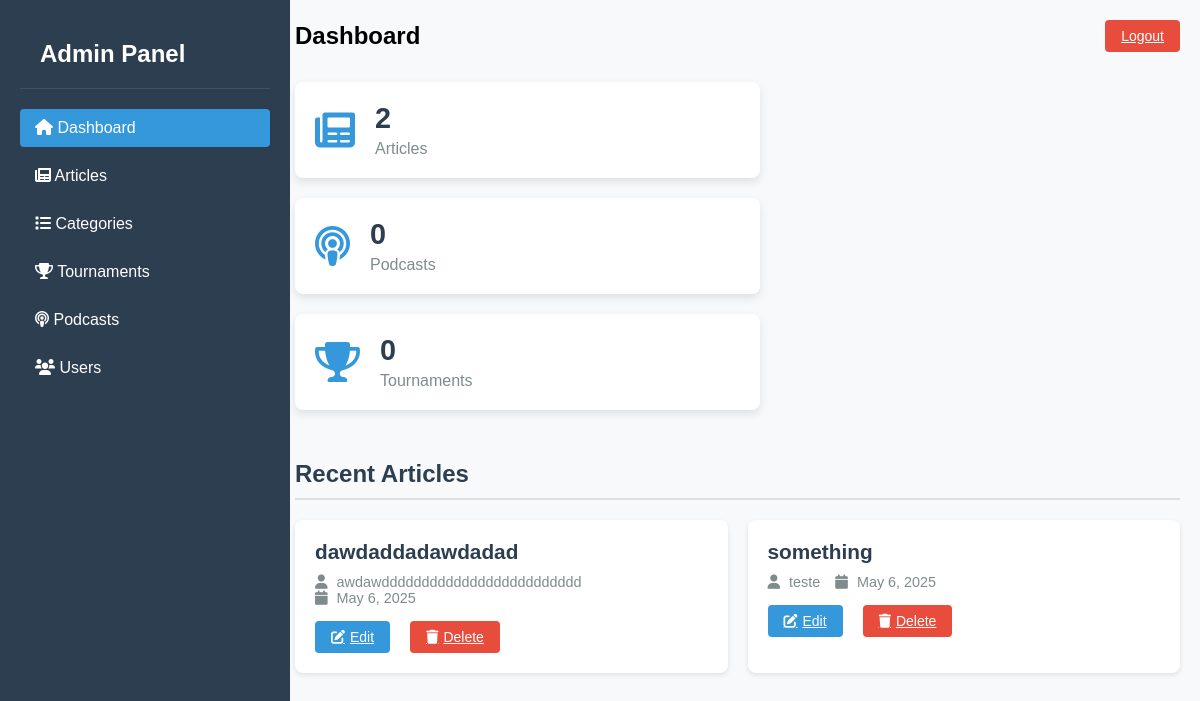
/admin/dashboard.php (signed in), run on an earlier commit of the app's database.
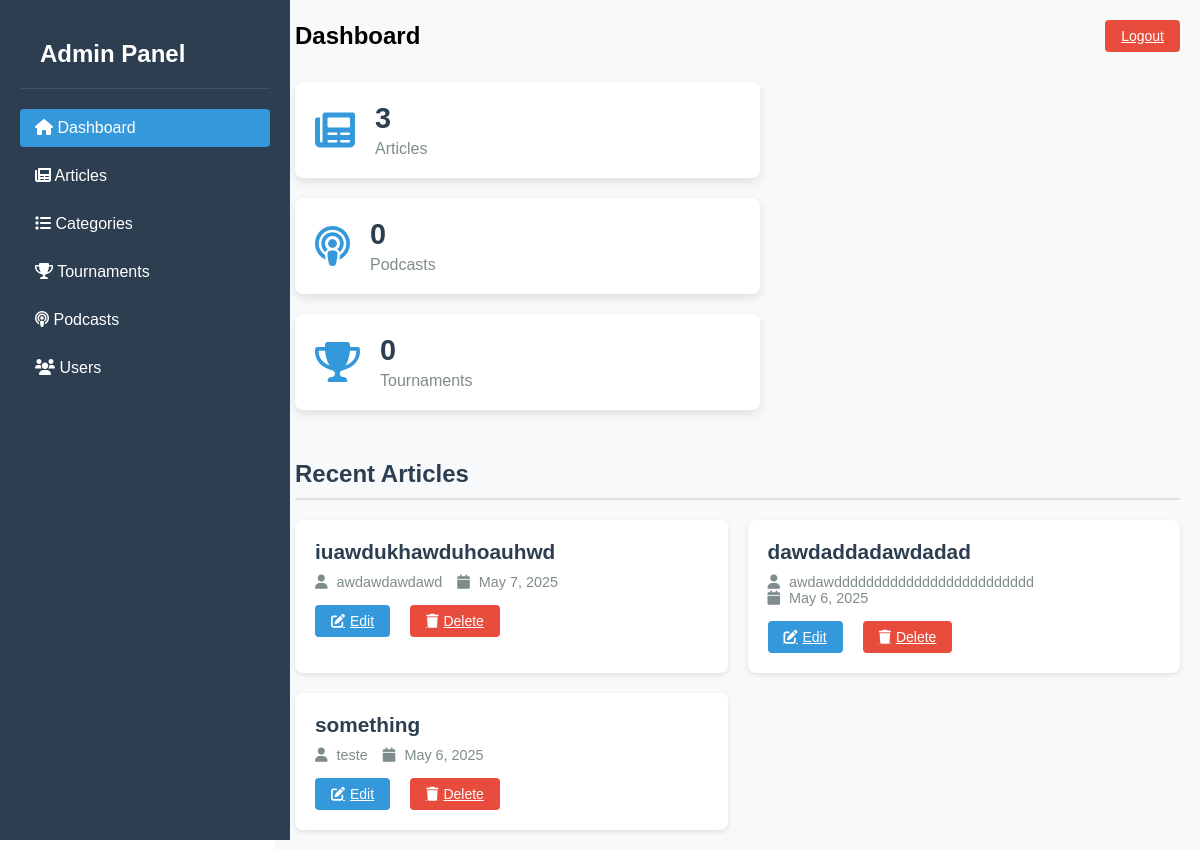
And on a later commit of the database.
### tables this page shows
CREATE TABLE `articles` (
  `id` int NOT NULL,
  `title` varchar(255) NOT NULL,
  `content` text NOT NULL,
  `author` varchar(100) NOT NULL,
  `created_at` timestamp NULL DEFAULT CURRENT_TIMESTAMP,
  `Category` int NOT NULL
);

### config/config.php (called while the page is built, shortened)
<?php
function getDatabaseConnection() {
    try {
        $pdo = new PDO(
            "mysql:host=" . DB_HOST,
            DB_USER,
            DB_PASS,
            [PDO::ATTR_ERRMODE => PDO::ERRMODE_EXCEPTION]
        );
        $pdo->setAttribute(PDO::ATTR_DEFAULT_FETCH_MODE, PDO::FETCH_ASSOC);
        $pdo->exec("CREATE DATABASE IF NOT EXISTS " . DB_NAME);
        $pdo->exec("USE " . DB_NAME);
        $pdo->exec("CREATE TABLE IF NOT EXISTS users (
            id INT PRIMARY KEY AUTO_INCREMENT,
            username VARCHAR(50) NOT NULL UNIQUE,
            email VARCHAR(100) NOT NULL UNIQUE,
            password VARCHAR(255) NOT NULL,
            salt VARCHAR(64) NOT NULL,
            role ENUM('admin', 'user') DEFAULT 'user',
            created_at TIMESTAMP DEFAULT CURRENT_TIMESTAMP
        )");
        $pdo->exec("CREATE TABLE IF NOT EXISTS articles (
            id INT PRIMARY KEY AUTO_INCREMENT,
            title VARCHAR(255) NOT NULL,
            content TEXT NOT NULL,
            author VARCHAR(100) NOT NULL,
            created_at TIMESTAMP DEFAULT CURRENT_TIMESTAMP
        )");
        $pdo->exec("CREATE TABLE IF NOT EXISTS podcasts (
            id INT PRIMARY KEY AUTO_INCREMENT,
            title VARCHAR(255) NOT NULL,
            description TEXT NOT NULL,
            youtube_link VARCHAR(255) NOT NULL,
            created_at TIMESTAMP DEFAULT CURRENT_TIMESTAMP
        )");
        $pdo->exec("CREATE TABLE IF NOT EXISTS tournaments (
            id INT PRIMARY KEY AUTO_INCREMENT,
            title VARCHAR(255) NOT NULL,
            description TEXT NOT NULL,
            event_date DATE NOT NULL,
            location VARCHAR(255) NOT NULL,
            prize VARCHAR(100) NOT NULL,
            entry_fee DECIMAL(10,2) NOT NULL,
            registration_link VARCHAR(255) NOT NULL,
            created_at TIMESTAMP DEFAULT CURRENT_TIMESTAMP
        )");
        return $pdo;
    } catch(PDOException $e) {
        die("Falha na configuração da base de dados: " . $e->getMessage());
    }
}
function executeQuery($query, $params = []) {
    try {
        $pdo = getPDO();
        $sanitized_params = array_map(function($param) {
            if (is_string($param)) {
                $param = preg_replace('/[\\x00-\\x1F\\x7F\\x80-\\x9F]/', '', $param);
                $param = preg_replace('/--|;|#|\\/\\*|\\*|\\//', '', $param);
            }
            return $param;
        }, $params);
        $stmt = $pdo->prepare($query);
        $stmt->execute($sanitized_params);
        if (preg_match('/^(?:INSERT|UPDATE|DELETE)/i', $query)) {
            return [
                'success' => true,
                'affected_rows' => $stmt->rowCount(),
                'last_insert_id' => $pdo->lastInsertId()
            ];
        } else {
            return [
                'success' => true,
                'results' => $stmt->fetchAll(PDO::FETCH_ASSOC)
            ];
        }
    } catch (PDOException $e) {
        return [
            'success' => false,
            'error' => 'Erro de base de dados: ' . $e->getMessage()
        ];
    }
}
function getPDO() {
    static $pdo = null;
    if ($pdo === null) {
        $pdo = getDatabaseConnection();
    }
    return $pdo;
}
?>

### Controllers/ArticleController.php (called while the page is built, shortened)
<?php
require_once '../config/config.php';
class ArticleController {
    public function getAll() {
        try {
            $result = executeQuery("SELECT * FROM articles ORDER BY created_at DESC");
            if ($result['success']) {
                return $result['results'];
            }
            throw new Exception($result['error']);
        } catch (Exception $e) {
            throw new Exception("Error fetching articles: " . $e->getMessage());
        }
    }
    public function getTotalArticles() {
        try {
            $result = executeQuery("SELECT COUNT(*) as total FROM articles");
            if ($result['success']) {
                return $result['results'][0]['total'];
            }
            throw new Exception($result['error']);
        } catch (Exception $e) {
            throw new Exception("Error getting total articles: " . $e->getMessage());
        }
    }
}

### Controllers/PodcastController.php (called while the page is built, shortened)
<?php
class PodcastController {
    private $pdo;
    public function __construct($pdo) {
        $this->pdo = $pdo;
    }
    public function getTotalPodcasts() {
        try {
            $stmt = $this->pdo->prepare("SELECT COUNT(*) FROM podcasts");
            $stmt->execute();
            return $stmt->fetchColumn();
        } catch (PDOException $e) {
            throw new Exception("Error counting podcasts: " . $e->getMessage());
        }
    }
}

### Controllers/TournamentController.php (called while the page is built, shortened)
<?php
class TournamentController {
    private $pdo;
    public function __construct($pdo) {
        $this->pdo = $pdo;
    }
    public function getTotalTournaments() {
        try {
            $stmt = $this->pdo->prepare("SELECT COUNT(*) FROM tournaments");
            $stmt->execute();
            return $stmt->fetchColumn();
        } catch (PDOException $e) {
            throw new Exception("Error counting tournaments: " . $e->getMessage());
        }
    }
}

### admin/dashboard.php (the view, shortened to what this page needs)
<?php
require_once __DIR__ . '/../Controllers/ArticleController.php';
require_once __DIR__ . '/../Controllers/TournamentController.php';
require_once __DIR__ . '/../Controllers/PodcastController.php';
$articleController = new ArticleController(getPDO());
$podcastController = new PodcastController(getPDO());
$tournamentController = new TournamentController(getPDO());
$articleCount = $articleController->getTotalArticles();
$podcastCount = $podcastController->getTotalPodcasts();
$tournamentCount = $tournamentController->getTotalTournaments();
?>
<?php require_once 'includes/header.php'; ?>
<div class="content-header">
    <h2>Dashboard</h2>
    <div class="actions">
        <a href="logout.php" class="btn btn-danger">Logout</a>
    </div>
</div>
<div class="dashboard-stats">
    <div class="stat-card">
        <i class="fas fa-newspaper stat-icon"></i>
        <div class="stat-details">
            <h3><?php echo $articleCount; ?></h3>
            <p>Articles</p>
        </div>
    </div>
    <div class="stat-card">
        <i class="fas fa-podcast stat-icon"></i>
        <div class="stat-details">
            <h3><?php echo $podcastCount; ?></h3>
            <p>Podcasts</p>
        </div>
    </div>
    <div class="stat-card">
        <i class="fas fa-trophy stat-icon"></i>
        <div class="stat-details">
            <h3><?php echo $tournamentCount; ?></h3>
            <p>Tournaments</p>
        </div>
    </div>
</div>
<?php
try {
    $articles = $articleController->getAll();
    if ($articles) {
        echo '<h2 class="section-title">Recent Articles</h2>';
        echo '<div class="article-cards">';
        foreach ($articles as $article) {
            echo '<div class="article-card">';
            echo '<h3>' . htmlspecialchars($article['title']) . '</h3>';
            echo '<div class="article-meta">';
            echo '<span><i class="fas fa-user"></i> ' . htmlspecialchars($article['author']) . '</span>';
            echo '<span><i class="fas fa-calendar"></i> ' . date('F j, Y', strtotime($article['created_at'])) . '</span>';
            echo '</div>';
            echo '<div class="article-actions">';
            echo '<a href="edit-article.php?id=' . $article['id'] . '" class="btn btn-primary"><i class="fas fa-edit"></i> Edit</a>';
            echo '<a href="delete-article.php?id=' . $article['id'] . '" class="btn btn-danger" onclick="return confirm(\'Are you sure you want to delete this article?\')">';
            echo '<i class="fas fa-trash"></i> Delete</a>';
            echo '</div>';
            echo '</div>';
        }
        echo '</div>';
    }
} catch (Exception $e) {
    echo '<div class="alert error">Error fetching articles: ' . $e->getMessage() . '</div>';
}
?>
</body>
</html>

### admin/includes/header.php (shortened to what this page needs)
<?php
$current_page = basename($_SERVER['PHP_SELF']);
?>
<!DOCTYPE html>
<html lang="en">
<head>
    <link rel="stylesheet" href="https://cdnjs.cloudflare.com/ajax/libs/font-awesome/6.0.0/css/all.min.css">
</head>
<body>
    <div class="sidebar">
        <div class="sidebar-header">
            <h1>Admin Panel</h1>
        </div>
        <div class="sidebar-content">
            <ul class="sidebar-menu">
                <li>
                    <a href="dashboard.php" class="<?php echo $current_page === 'dashboard.php' ? 'active' : ''; ?>">
                        <i class="fas fa-home"></i> Dashboard
                    </a>
                </li>
                <li>
                    <a href="articles.php" class="<?php echo $current_page === 'articles.php' ? 'active' : ''; ?>">
                        <i class="fas fa-newspaper"></i> Articles
                    </a>
                </li>
                <li>
                    <a href="categories.php" class="<?php echo $current_page === 'categories.php' ? 'active' : ''; ?>">
                        <i class="fas fa-list"></i> Categories
                    </a>
                </li>
                <li>
                    <a href="tournaments.php" class="<?php echo $current_page === 'tournaments.php' ? 'active' : ''; ?>">
                        <i class="fas fa-trophy"></i> Tournaments
                    </a>
                </li>
                <li>
                    <a href="podcasts.php" class="<?php echo $current_page === 'podcasts.php' ? 'active' : ''; ?>">
                        <i class="fas fa-podcast"></i> Podcasts
                    </a>
                </li>
                <li>
                    <a href="users.php" class="<?php echo $current_page === 'users.php' ? 'active' : ''; ?>">
                        <i class="fas fa-users"></i> Users
                    </a>
                </li>
            </ul>
        </div>
    </div>
    <div class="main-content">

### admin/includes/header.php (style rules this page uses)
body { font-family: 'Source Sans Pro', sans-serif; margin: 0; padding: 0; display: flex; min-height: 100vh; }
.sidebar { width: 250px; background: #2c3e50; color: white; padding: 20px; position: fixed; height: 100vh; top: 0; left: 0; z-index: 1000; }
.sidebar-header { padding: 20px; border-bottom: 1px solid rgba(255,255,255,0.1); margin-bottom: 20px; }
.sidebar-header h1 { font-size: 24px; margin: 0; }
.sidebar-menu { list-style: none; padding: 0; }
.sidebar-menu li { margin-bottom: 10px; }
.sidebar-menu a { color: white; text-decoration: none; display: block; padding: 10px 15px; border-radius: 4px; transition: background-color 0.3s; }
.sidebar-menu a.active { background: #3498db; }
.main-content { flex: 1; margin-left: 275px; padding: 20px; background: #f8f9fa; position: relative; z-index: 1; }
.content-header { display: flex; justify-content: space-between; align-items: center; margin-bottom: 30px; }
.content-header h2 { margin: 0; font-size: 24px; }
.content-header .actions { display: flex; gap: 10px; }
.btn { padding: 8px 16px; border: none; border-radius: 4px; cursor: pointer; font-size: 14px; transition: background-color 0.3s; }
.btn-primary { background: #3498db; color: white; }
.btn-danger { background: #e74c3c; color: white; }
.article-card { background: white; border-radius: 8px; padding: 15px; box-shadow: 0 2px 4px rgba(0,0,0,0.1); }
.article-card h3 { margin: 0 0 10px 0; font-size: 18px; }
.article-actions { display: flex; gap: 10px; margin-top: 10px; }

### admin/dashboard.php (style rules this page uses)
.dashboard-stats { display: flex; justify-content: space-between; margin-bottom: 30px; flex-wrap: wrap; }
.stat-card { background: #fff; border-radius: 8px; box-shadow: 0 4px 10px rgba(0,0,0,0.1); padding: 20px; width: 30%; display: flex; align-items: center; margin-bottom: 20px; }
.stat-icon { font-size: 2.5rem; color: #3498db; margin-right: 20px; }
.stat-details h3 { font-size: 1.8rem; margin: 0; font-weight: bold; color: #2c3e50; }
.stat-details p { margin: 5px 0 0 0; color: #7f8c8d; font-size: 1rem; }
.section-title { margin: 30px 0 20px 0; font-size: 1.5rem; color: #2c3e50; border-bottom: 2px solid #e0e0e0; padding-bottom: 10px; }
.article-cards { display: grid; grid-template-columns: repeat(auto-fill, minmax(300px, 1fr)); gap: 20px; margin-top: 20px; }
.article-card { background: white; border-radius: 8px; box-shadow: 0 2px 5px rgba(0,0,0,0.1); padding: 20px; transition: transform 0.3s ease, box-shadow 0.3s ease; }
.article-card h3 { margin-top: 0; color: #2c3e50; font-size: 1.3rem; }
.article-meta { color: #7f8c8d; margin: 10px 0; font-size: 0.9rem; display: flex; flex-wrap: wrap; }
.article-meta span { margin-right: 15px; }
.article-meta i { margin-right: 5px; }
.article-actions { display: flex; justify-content: flex-start; margin-top: 15px; }
.article-actions .btn { margin-right: 10px; display: flex; align-items: center; }
.article-actions .btn i { margin-right: 5px; }
@media (max-width: 1200px) { .stat-card { width: 48%; } }

What changed in the data, as far as the page shows it:
added articles: title "iuawdukhawduhoauhwd", author "awdawdawdawd", created_at "May 7, 2025"
Also different on the page:
$articleCount: "2" → "3"
